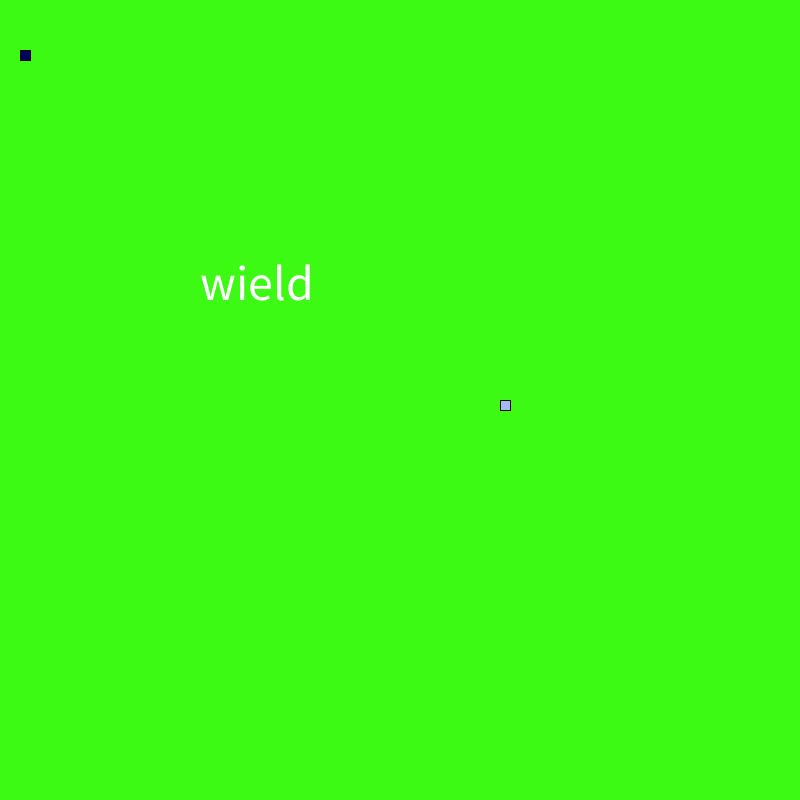
Frame 1 (no input)
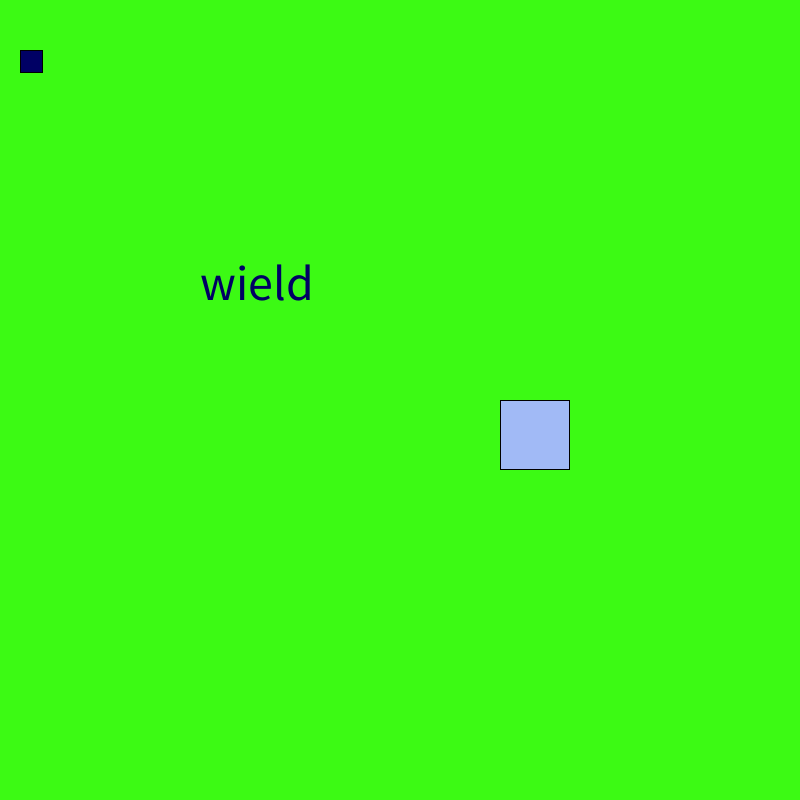
Frame 60 (the mouse pressed at the canvas centre just before this capture)
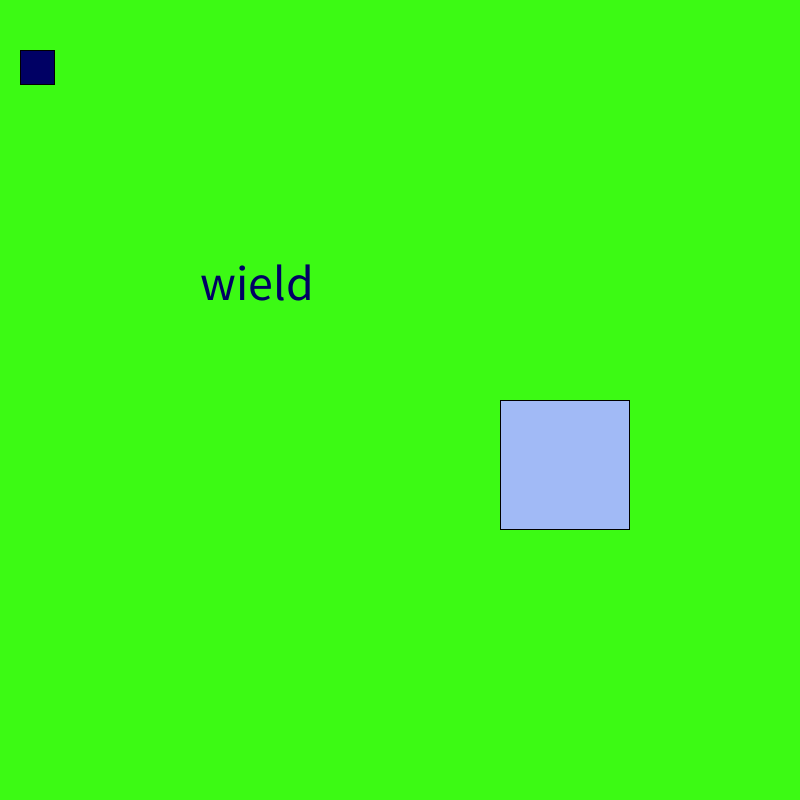
Frame 120 (the mouse held since frame 60 and released just before this capture)

The Processing sketch that drew these frames (run headless with seeded random() and noise(); from frame 60 on, the mouse is pressed at the canvas centre):

// Processing sketch: variables_assignment
// ── variables_assignment.pde
String t = "wield";
int n = 10;
float f = 10.100;
boolean flag = true; 

void setup() {
  size(800,800);
}
void draw() {
  background(60, 250, 20);
  textSize(50);
  text(t, 200, 300);
  fill(161, 186, 246);

  square(500, 400, n);
  fill(52, 173, 200);
  if (flag) {
     n = n + 1;
     f = f + .2;
  }
  fill(0, 0, 100);
  square(20, 50, f);
}
